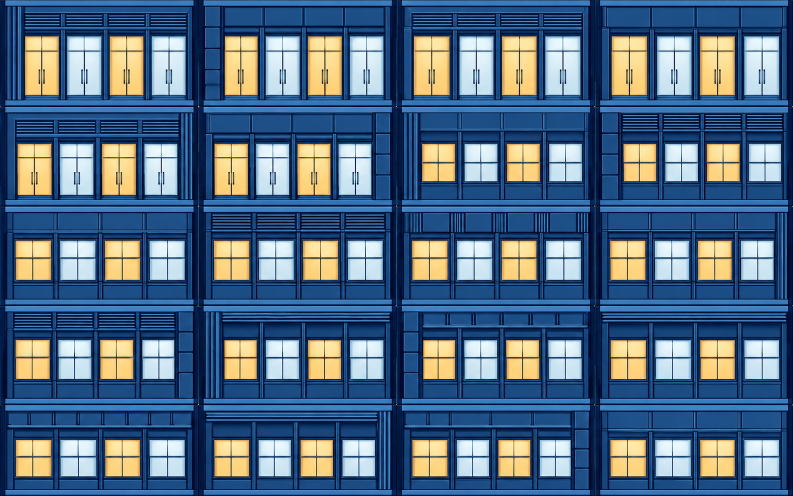
#> input picture viz/assets/kit/_raw/glass.png, 1586 x 992 px (shown at 1/2 size); its folder holds 5 pictures in this run
$ python pack.py
#> lines starting #> are read from the running program, lines starting #| are printed output that depends on the picture
"""Cut generated sheets, align existing windows, correct seams, separate emission.
No facade/roof artwork is generated here. All output pixels derive from raw PNGs.
"""
from pathlib import Path
import json, hashlib
import numpy as np
from PIL import Image
ROOT=Path(__file__).resolve().parent
FAMILIES=['glass','office','house']
SLOTS=[(r,c,v) for r in ['ground','mid','top'] for c in ['edgeL','middle','edgeR'] for v in range(1,(3 if r=='mid' and c=='middle' else 2)+1)]
WINS=[(3,8),(10,15),(17,22),(24,29)]

def bright(a):
    r,g,b=a[:,:,0],a[:,:,1],a[:,:,2]
    return (r>130)&(g>105)&(((r>b*1.08)&(g>b*.95))|((b>145)&(g>135)))

def normalize(tile):
    a=np.array(tile.convert('RGB')).astype(float); h,w=a.shape[:2]
    m=bright(a);m[:int(h*.2)]=False;m[int(h*.96):]=False
    src=[0.];dst=[0.];bounds=[]
    for i,(lo,hi) in enumerate(WINS):
        x0,x1=int(i*w/4),int((i+1)*w/4)
        counts=m[:,x0:x1].sum(axis=0)
        xs=np.where(counts>h*.12)[0]+x0
        if len(xs)<w*.06:raise ValueError('Missing generated window')
        l,r=int(xs[0]),int(xs[-1]+1);bounds.append((l,r));src.extend([l,r]);dst.extend([lo,hi])
    src.append(w);dst.append(32)
    ys=np.where(m.sum(axis=1)>w*.25)[0]
    if len(ys)<h*.15:raise ValueError('Missing window row')
    # Ignore isolated bright cornice lines; join small mullion/door-bar gaps.
    runs=np.split(ys,np.where(np.diff(ys)>10)[0]+1)
    pane=max(runs,key=lambda run:run[-1]-run[0])
    top,bottom=int(pane[0]),int(pane[-1]+1)
    # Inverse piecewise sampling moves existing source details onto a shared grid.
    xx=np.clip(np.interp(np.arange(256)/8+.0625,dst,src).astype(int),0,w-1)
    yy=np.clip(np.interp(np.arange(128)/8+.0625,[0,4,12,16],[0,top,bottom,h]).astype(int),0,h-1)
    return Image.fromarray(a[yy[:,None],xx].astype('uint8')).resize((32,16),Image.Resampling.LANCZOS)

modules=[];tiles=[];emissions=[];audit=[]
for family in FAMILIES:
    sheet=Image.open(ROOT/'_raw'/f'{family}.png').convert('RGB');sw,sh=sheet.size
#> further down, sheet is the input picture: PIL image 1586x992 RGB; mean R, G, B 81, 108.1, 134.1
#> after `sw, sh = sheet.size`: sw = 1586; sh = 992
    family_tiles=[]
    for i,(row,col,design) in enumerate(SLOTS):
        rect=[round(i%4*sw/4),round(i//4*sh/5),round((i%4+1)*sw/4),round((i//4+1)*sh/5)]
        tile=normalize(sheet.crop(rect));family_tiles.append(np.array(tile))
        audit.append({'id':f'{family}-{row}-{col}-{design}','source':f'_raw/{family}.png','crop':rect})
#> this loop made 19 passes
#> (top in normalize, bottom in normalize) on passes 1 to 12: (73, 190), (73, 190), (73, 190), (73, 190), (90, 191), (90, 191), (90, 165), (90, 165), (84, 163), (84, 163), (84, 163), (85, 163)
#> pass 1, in bright, `r,g,b=a[:,:,0],a[:,:,1],a[:,:,2]`:
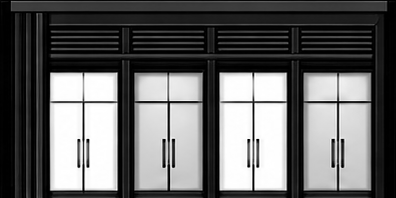
#> r: shape (198, 396) float64; min 0, max 255, mean 100
#> pass 1, in bright, `r,g,b=a[:,:,0],a[:,:,1],a[:,:,2]`:
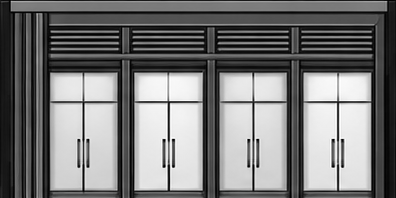
#> g: shape (198, 396) float64; min 0, max 255, mean 120.8
#> pass 1, in bright, `r,g,b=a[:,:,0],a[:,:,1],a[:,:,2]`:
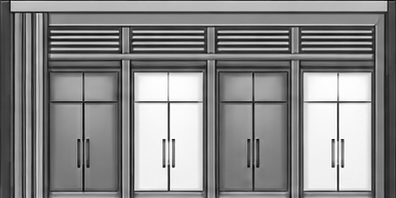
#> b: shape (198, 396) float64; min 0, max 255, mean 137.6
#> after the loop, audit = 19 items; family_tiles = 19 items
    # Canonical seam pixels are sampled from generated mid/middle art, not painted.
    ref=family_tiles[8];side=ref[2:14,0].mean(axis=0).astype('uint8');band=ref[0,2:30].mean(axis=0).astype('uint8')
#> after `side = ref[2:14, 0].mean(axis=0).astype('uint8')`: side = [0, 19, 59]
#> after `band = ref[0, 2:30].mean(axis=0).astype('uint8')`: band = [52, 108, 166]
    for i,(row,col,design) in enumerate(SLOTS):
        a=family_tiles[i];a[:,0]=side;a[:,-1]=side;a[0]=band;a[-1]=band
        ident=f'{family}-{row}-{col}-{design}'
        base=a.copy();emit=np.zeros((16,32,4),dtype='uint8');windows=[]
        # Assign a stable permutation so each level adds exactly one generated pane.
        order=sorted(range(4),key=lambda k:hashlib.sha256(f'{ident}:{k}'.encode()).digest())
        for k,(lo,hi) in enumerate(WINS):
            lo,hi=lo-1,hi+1
            region=a[3:13,lo:hi];mask=bright(region.astype(float))
            dark=(region.astype(float)*np.array([.14,.22,.32])).astype('uint8')
            base[3:13,lo:hi][mask]=dark[mask]
            e=emit[3:13,lo:hi];e[:,:,:3]=region;e[:,:,3]=mask*255
            windows.append({'rect':[lo,3,hi-lo,10],'threshold':(order.index(k)+1)*25})
        # Stray generated door highlights outside the canonical panes are unlit structure.
        stray=bright(base.astype(float));base[stray]=(base[stray]*np.array([.14,.22,.32])).astype('uint8')
        modules.append({'id':ident,'family':family,'row':row,'column':col,'design':design,'size':[32,16],'windows':windows})
        tiles.append(Image.fromarray(base).convert('RGBA'));emissions.append(Image.fromarray(emit))
#> after the loop, emissions = 19 items; modules = 19 items; tiles = 19 items
#> pass 2 of the loop `for family in FAMILIES:`:
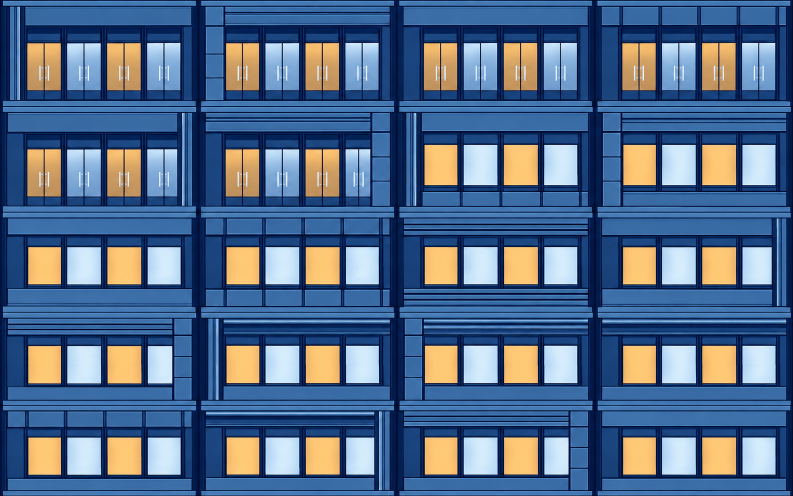
#> input picture viz/assets/kit/_raw/office.png, 1586 x 992 px (shown at 1/2 size)
#> sheet is the input picture: PIL image 1586x992 RGB; mean R, G, B 81.4, 106.5, 138.5
#> the loop `for i,(row,col,design) in enumerate(SLOTS):` made 19 passes
#> pass 1, in bright (call 115), `r,g,b=a[:,:,0],a[:,:,1],a[:,:,2]`:
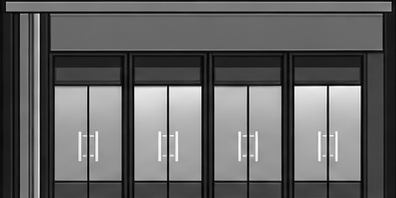
#> g: shape (198, 396) float64; min 0, max 255, mean 99.2
#> pass 1, in bright (call 115), `r,g,b=a[:,:,0],a[:,:,1],a[:,:,2]`:
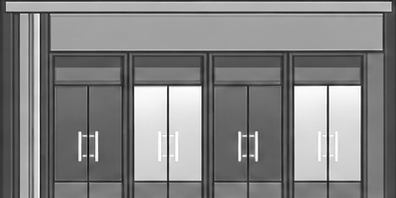
#> b: shape (198, 396) float64; min 4, max 255, mean 131.5
#> after the loop `for i,(row,col,design) in enumerate(SLOTS):`: audit = 38 items
#> side = [9, 37, 85]
#> band = [42, 86, 141]
#> the loop `for i,(row,col,design) in enumerate(SLOTS):` made 19 passes
#> order on passes 1 to 8: [1, 3, 2, 0], [2, 3, 0, 1], [1, 2, 0, 3], [1, 2, 0, 3], [0, 3, 2, 1], [2, 1, 3, 0], [1, 3, 2, 0], [3, 0, 1, 2]
#> after the loop `for i,(row,col,design) in enumerate(SLOTS):`: emissions = 38 items
#> pass 3 of the loop `for family in FAMILIES:`:
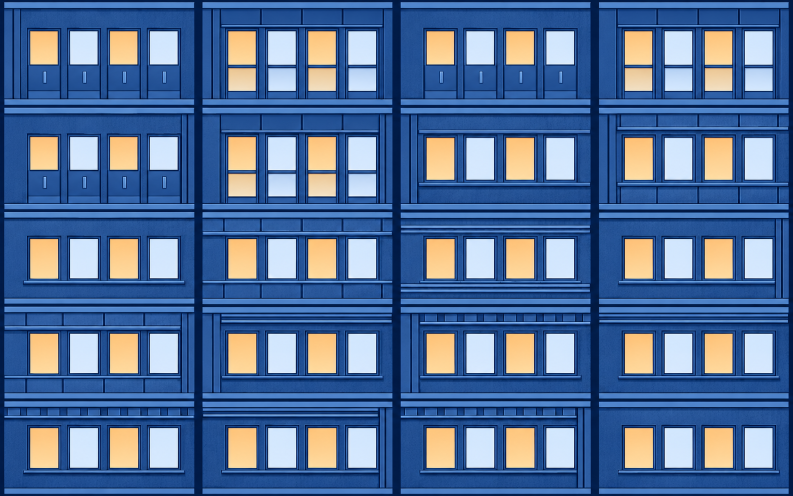
#> input picture viz/assets/kit/_raw/house.png, 1586 x 992 px (shown at 1/2 size)
#> sheet is the input picture: PIL image 1586x992 RGB; mean R, G, B 81.1, 110.2, 152.9
#> the loop `for i,(row,col,design) in enumerate(SLOTS):` made 19 passes
#> pass 1, in bright (call 229), `r,g,b=a[:,:,0],a[:,:,1],a[:,:,2]`:
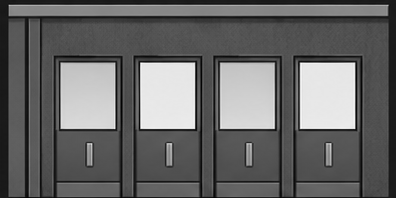
#> g: shape (198, 396) float64; min 0, max 254, mean 102.8
#> pass 1, in bright (call 229), `r,g,b=a[:,:,0],a[:,:,1],a[:,:,2]`:
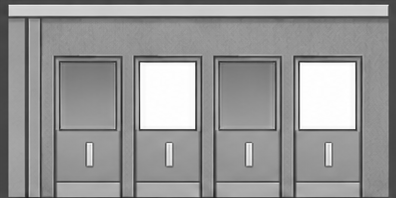
#> b: shape (198, 396) float64; min 20, max 255, mean 149.9
#> after the loop `for i,(row,col,design) in enumerate(SLOTS):`: audit = 57 items
#> side = [22, 60, 119]
#> band = [60, 108, 174]
#> the loop `for i,(row,col,design) in enumerate(SLOTS):` made 19 passes
#> order on passes 1 to 8: [0, 2, 1, 3], [3, 1, 0, 2], [1, 0, 2, 3], [1, 2, 0, 3], [0, 2, 3, 1], [2, 1, 0, 3], [1, 0, 3, 2], [0, 3, 1, 2]
#> after the loop `for i,(row,col,design) in enumerate(SLOTS):`: emissions = 57 items

sheet=Image.open(ROOT/'_raw/roofs.png').convert('RGB');sw,sh=sheet.size
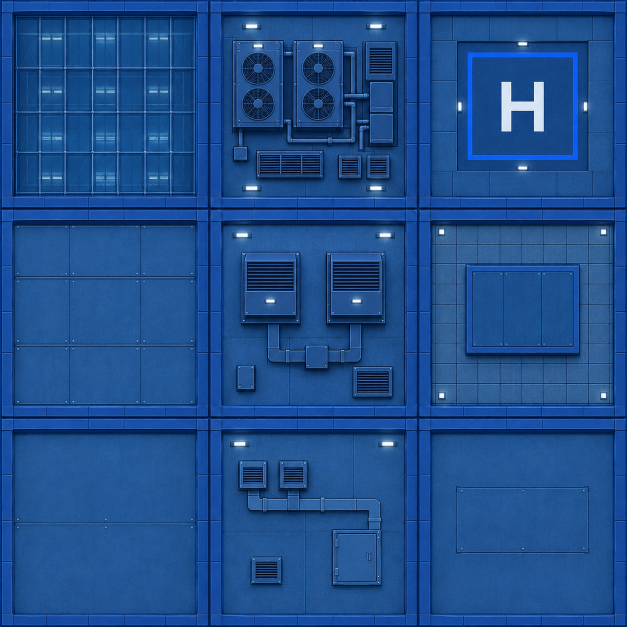
#> input picture viz/assets/kit/_raw/roofs.png, 1254 x 1254 px (shown at 1/2 size)
#> further down, sheet is the input picture: PIL image 1254x1254 RGB; mean R, G, B 29.2, 77.1, 140.3
#> after `sw, sh = sheet.size`: sw = 1254; sh = 1254
for f,family in enumerate(FAMILIES):
    for j,name in enumerate(['flat','machinery','helipad' if family=='glass' else 'setback']):
        rect=[round(j*sw/3),round(f*sh/3),round((j+1)*sw/3),round((f+1)*sh/3)]
        source=sheet.crop(rect)
        # Flat field comes from inside the generated parapet; machinery/helipad retain plan detail.
        if name=='flat':
            w,h=source.size;source=source.crop((round(w*.1),round(h*.1),round(w*.9),round(h*.9)))
        a=np.array(source.resize((32,32),Image.Resampling.LANCZOS));m=bright(a.astype(float))
        # White H is paint, not a light. Roof emission is optional and disabled here.
        edge=np.mean([a[0,0],a[0,-1],a[-1,0],a[-1,-1]],axis=0).astype('uint8')
        a[0]=edge;a[-1]=edge;a[:,0]=edge;a[:,-1]=edge
        ident=f'{family}-roof-{name}'
        modules.append({'id':ident,'family':family,'row':'roof','column':name,'design':1,'size':[32,32],'windows':[]})
        tiles.append(Image.fromarray(a).convert('RGBA'));emissions.append(Image.new('RGBA',(32,32)))
        audit.append({'id':ident,'source':'_raw/roofs.png','crop':rect})
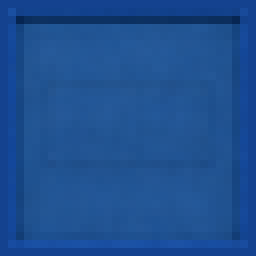
#> a: shape (32, 32, 3) (shown 8 times larger); mean R, G, B 29.5, 79, 144.8
#> after the loop, audit = 66 items; emissions = 66 items; modules = 66 items; tiles = 66 items

# 34-pixel cells include a duplicated 1px gutter, preventing neighbouring atlas bleed.
size=(272,306);base=Image.new('RGBA',size);emit=Image.new('RGBA',size)
#> after `size = (272, 306)`: size = (272, 306)
#> after `base = Image.new('RGBA', size)`: base: PIL image 272x306 RGBA; every value is 0
for i,(module,t,e) in enumerate(zip(modules,tiles,emissions)):
    x,y=i%8*34+1,i//8*34+1;w,h=t.size;module['rect']=[x,y,w,h]
    for atlas,img in [(base,t),(emit,e)]:
        atlas.paste(img,(x,y));atlas.paste(img.crop((0,0,w,1)),(x,y-1));atlas.paste(img.crop((0,h-1,w,h)),(x,y+h));atlas.paste(img.crop((0,0,1,h)),(x-1,y));atlas.paste(img.crop((w-1,0,w,h)),(x+w,y))
#> this loop made 66 passes
#> (x, y, h) on passes 1 to 12: (1, 1, 16), (35, 1, 16), (69, 1, 16), (103, 1, 16), (137, 1, 16), (171, 1, 16), (205, 1, 16), (239, 1, 16), (1, 35, 16), (35, 35, 16), (69, 35, 16), (103, 35, 16)
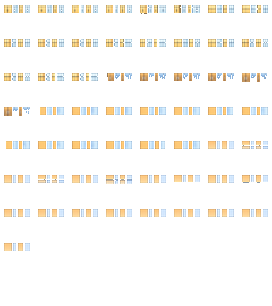
#> atlas: PIL image 272x306 RGBA; mean R, G, B, A 27.9, 29.1, 29.4, 29.1; transparent parts drawn white
#> img: PIL image 32x32 RGBA; every value is 0
base.save(ROOT/'atlas-base.png');emit.save(ROOT/'atlas-emissive.png')
#> after `base.save(ROOT / 'atlas-base.png')`:
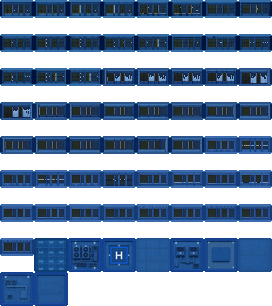
#> saved as atlas-base.png: PIL image 272x306 RGBA; mean R, G, B, A 18.8, 38.7, 64.1, 137.9; transparent parts drawn white
manifest={'version':1,'grid':{'bay':32,'floor':16,'roof':32,'worldBay':1,'floorsPerHeight':2},'states':[0,25,50,75,100],'atlas':{'base':'atlas-base.png','emissive':'atlas-emissive.png','size':size,'decodedBytes':size[0]*size[1]*4*2},'families':FAMILIES,'modules':modules,'generationCount':4,'sources':audit}
(ROOT/'kit.json').write_text(json.dumps(manifest,indent=2)+'\n')
print(json.dumps({'modules':len(modules),'walls':57,'roof':9,'decodedBytes':manifest['atlas']['decodedBytes']}))
#| {"modules": 66, "walls": 57, "roof": 9, "decodedBytes": 665856}
